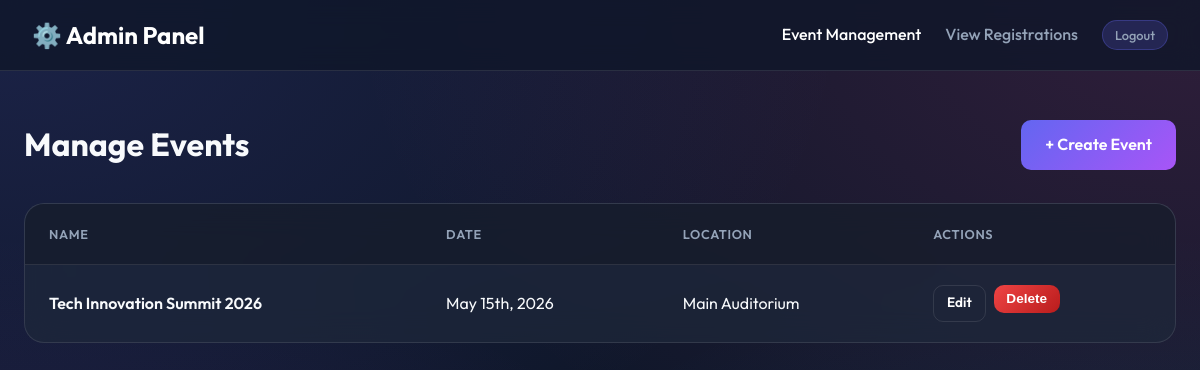
Screenshot of /admin/events (signed in) with the database file from the repository.
### app.py (models this page shows)
class Event(db.Model):
    id = db.Column(db.Integer, primary_key=True)
    name = db.Column(db.String(100), nullable=False)
    description = db.Column(db.Text, nullable=False)
    date = db.Column(db.String(50), nullable=False)
    location = db.Column(db.String(100), nullable=False)
    registrations = db.relationship('Registration', backref='event', lazy=True, cascade="all, delete-orphan")

### app.py (the view)
@app.route('/admin/events')
@login_required
def admin_events():
    events = Event.query.all()
    return render_template('admin_events.html', events=events)

### app.py (called while the page is built)
def login_required(f):
    @wraps(f)
    def decorated_function(*args, **kwargs):
        if not session.get('logged_in'):
            return redirect(url_for('admin_login'))
        return f(*args, **kwargs)
    return decorated_function

### templates/admin_events.html (shortened to what this page needs)
<!DOCTYPE html>
<html lang="en">
<head>
  <link rel="stylesheet" href="{{ url_for('static', filename='style.css') }}">
</head>
<body>
  <nav class="navbar">
    <a href="/admin/events" class="nav-brand">⚙️ Admin Panel</a>
    <div class="nav-links">
      <a href="/admin/events" style="color: #fff;">Event Management</a>
      <a href="/admin/registrations">View Registrations</a>
      <a href="/admin/logout" class="badge">Logout</a>
    </div>
  </nav>
  <div class="container">
    <div style="display: flex; justify-content: space-between; align-items: center; margin-bottom: 2rem;">
      <h1 style="font-size: 2rem;">Manage Events</h1>
      <a href="{{ url_for('admin_events_new') }}" class="btn">+ Create Event</a>
    </div>
    <div class="table-container">
      {% if events %}
      <table>
        <thead>
          <tr>
            <th>Name</th>
            <th>Date</th>
            <th>Location</th>
            <th>Actions</th>
          </tr>
        </thead>
        <tbody>
          {% for event in events %}
          <tr>
            <td style="font-weight: 600;">{{ event.name }}</td>
            <td>{{ event.date }}</td>
            <td>{{ event.location }}</td>
            <td>
              <div class="action-buttons">
                <a href="{{ url_for('admin_events_edit', event_id=event.id) }}" class="btn btn-secondary" style="padding: 0.4rem 0.8rem; font-size: 0.85rem;">Edit</a>
                <form action="{{ url_for('admin_events_delete', event_id=event.id) }}" method="POST" onsubmit="return confirm('Are you sure you want to delete this event?');">
                  <button type="submit" class="btn btn-danger" style="padding: 0.4rem 0.8rem; font-size: 0.85rem;">Delete</button>
                </form>
              </div>
            </td>
          </tr>
          {% endfor %}
        </tbody>
      </table>
      {% else %}
      <div class="empty-state">
        <p>No events have been created yet.</p>
      </div>
      {% endif %}
    </div>
  </div>
</body>
</html>

### static/style.css (style rules this page uses)
:root { --primary: #6366f1; --primary-hover: #4f46e5; --bg-color: #0f172a; --panel-bg: rgba(30, 41, 59, 0.7); --text-main: #f8fafc; --text-muted: #94a3b8; --border-color: rgba(255, 255, 255, 0.1); --danger: #ef4444; --success: #10b981; }
* { margin: 0; padding: 0; box-sizing: border-box; }
body { font-family: 'Outfit', sans-serif; background-color: var(--bg-color); background-image: radial-gradient(at 0% 0%, rgba(99, 102, 241, 0.15) 0px, transparent 50%), radial-gradient(at 100% 0%, rgba(236, 72, 153, 0.15) 0px, transparent 50%), radial-gradient(at 100% 100%, rgba(56, 189, 248, 0.15) 0px, transparent 50%), radial-gradient(at 0% 100%, rgba(168, 85, 247, 0.15) 0px, transparent 50%); background-attachment: fixed; color: var(--text-main); line-height: 1.6; min-height: 100vh; }
.navbar { backdrop-filter: blur(12px); background-color: rgba(15, 23, 42, 0.8); border-bottom: 1px solid var(--border-color); padding: 1rem 2rem; display: flex; justify-content: space-between; align-items: center; position: sticky; top: 0; z-index: 100; }
.nav-brand { font-size: 1.5rem; font-weight: 700; color: #fff; text-decoration: none; display: flex; align-items: center; gap: 0.5rem; }
.nav-links { display: flex; gap: 1.5rem; align-items: center; }
.nav-links a { color: var(--text-muted); text-decoration: none; font-weight: 500; transition: color 0.3s ease; }
.container { max-width: 1200px; margin: 3rem auto; padding: 0 1.5rem; }
.btn { display: inline-block; background: linear-gradient(135deg, var(--primary), #a855f7); color: #fff; padding: 0.75rem 1.5rem; border-radius: 10px; text-decoration: none; font-weight: 600; border: none; cursor: pointer; transition: all 0.3s ease; text-align: center; position: relative; overflow: hidden; }
.btn-secondary { background: transparent; border: 1px solid var(--border-color); color: #fff; }
.btn-danger { background: linear-gradient(135deg, var(--danger), #b91c1c); }
.table-container { background: var(--panel-bg); backdrop-filter: blur(16px); border: 1px solid var(--border-color); border-radius: 20px; overflow: hidden; animation: slideUp 0.6s ease-out; }
table { width: 100%; border-collapse: collapse; }
th, td { padding: 1.25rem 1.5rem; text-align: left; border-bottom: 1px solid rgba(255, 255, 255, 0.05); }
th { background: rgba(0, 0, 0, 0.2); font-weight: 600; color: var(--text-muted); text-transform: uppercase; font-size: 0.8rem; letter-spacing: 0.05em; }
tr:last-child td { border-bottom: none; }
.badge { display: inline-block; padding: 0.25rem 0.75rem; border-radius: 9999px; font-size: 0.8rem; font-weight: 600; background: rgba(99, 102, 241, 0.2); color: #a5b4fc; border: 1px solid rgba(99, 102, 241, 0.3); }
.action-buttons { display: flex; gap: 0.5rem; }
.action-buttons form { margin: 0; }

### rows the page displays
Event: name "Tech Innovation Summit 2026", date "May 15th, 2026", location "Main Auditorium"
